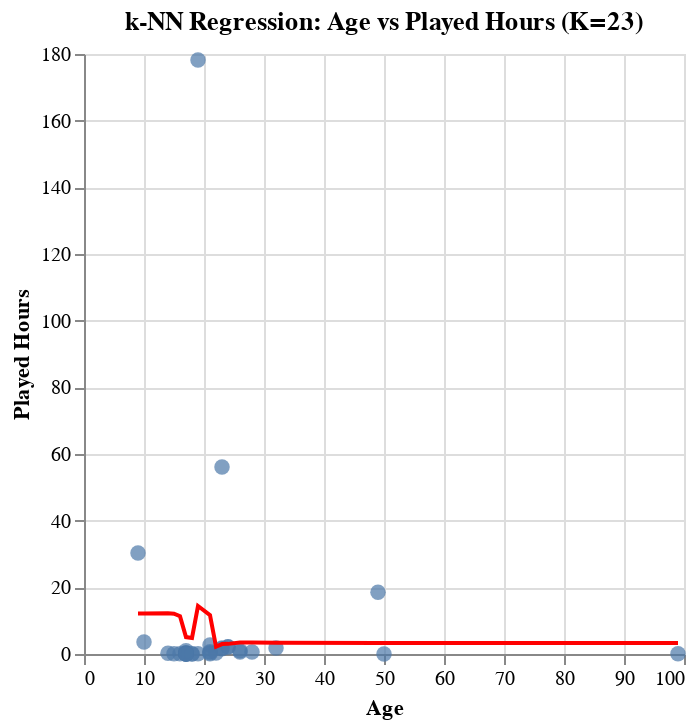

Notebook code for this chart:
### Code cell
plot_data = pd.DataFrame({
    'Age': X_test.squeeze(),
    'Actual Played Hours': y_test,
    'Predicted Played Hours': y_pred
})

scatter = alt.Chart(plot_data).mark_circle(size=60).encode(
    x=alt.X('Age', title='Age'),
    y=alt.Y('Actual Played Hours', title='Played Hours'),
    tooltip=['Age', 'Actual Played Hours', 'Predicted Played Hours']
).properties(
    title=f'k-NN Regression: Age vs Played Hours (K={k})'
)

line = alt.Chart(plot_data).mark_line(color='red').encode(
    x='Age',
    y='Predicted Played Hours'
)

final_plot = scatter + line

final_plot.show()

### Figure 1 — Vega-Lite specification as saved in the notebook (floating-point values rounded to 4 significant figures)
{"config": {"view": {"continuousWidth": 300, "continuousHeight": 300}}, "layer": [{"mark": {"type": "circle", "size": 60}, "encoding": {"tooltip": [{"field": "Age", "type": "quantitative"}, {"field": "Actual Played Hours", "type": "quantitative"}, {"field": "Predicted Played Hours", "type": "quantitative"}], "x": {"field": "Age", "title": "Age", "type": "quantitative"}, "y": {"field": "Actual Played Hours", "title": "Played Hours", "type": "quantitative"}}, "title": "k-NN Regression: Age vs Played Hours (K=23)"}, {"mark": {"type": "line", "color": "red"}, "encoding": {"x": {"field": "Age", "type": "quantitative"}, "y": {"field": "Predicted Played Hours", "type": "quantitative"}}}], "data": {"name": "data-1658ee7971456ac89d726caf03fb3504"}, "$schema": "https://vega.github.io/schema/vega-lite/v5.20.1.json", "datasets": {"data-1658ee7971456ac89d726caf03fb3504": [{"Age": 23, "Actual Played Hours": 1.8, "Predicted Played Hours": 2.97}, {"Age": 17, "Actual Played Hours": 0.1, "Predicted Played Hours": 5.07}, {"Age": 21, "Actual Played Hours": 0.7, "Predicted Played Hours": 11.69}, {"Age": 19, "Actual Played Hours": 0.1, "Predicted Played Hours": 14.4}, {"Age": 26, "Actual Played Hours": 0.6, "Predicted Played Hours": 3.474}, {"Age": 18, "Actual Played Hours": 0.0, "Predicted Played Hours": 4.83}, {"Age": 10, "Actual Played Hours": 3.6, "Predicted Played Hours": 12.15}, {"Age": 50, "Actual Played Hours": 0.0, "Predicted Played Hours": 3.322}, {"Age": 49, "Actual Played Hours": 18.5, "Predicted Played Hours": 3.322}, {"Age": 16, "Actual Played Hours": 0.1, "Predicted Played Hours": 11.34}, {"Age": 17, "Actual Played Hours": 0.0, "Predicted Played Hours": 5.07}, {"Age": 99, "Actual Played Hours": 0.1, "Predicted Played Hours": 3.296}, {"Age": 21, "Actual Played Hours": 0.4, "Predicted Played Hours": 11.69}, {"Age": 26, "Actual Played Hours": 1.0, "Predicted Played Hours": 3.474}, {"Age": 17, "Actual Played Hours": 0.1, "Predicted Played Hours": 5.07}, {"Age": 15, "Actual Played Hours": 0.1, "Predicted Played Hours": 12.09}, {"Age": 17, "Actual Played Hours": 0.2, "Predicted Played Hours": 5.07}, {"Age": 23, "Actual Played Hours": 56.1, "Predicted Played Hours": 2.97}, {"Age": 28, "Actual Played Hours": 0.6, "Predicted Played Hours": 3.474}, {"Age": 17, "Actual Played Hours": 0.2, "Predicted Played Hours": 5.07}, {"Age": 21, "Actual Played Hours": 2.7, "Predicted Played Hours": 11.69}, {"Age": 14, "Actual Played Hours": 0.2, "Predicted Played Hours": 12.19}, {"Age": 32, "Actual Played Hours": 1.8, "Predicted Played Hours": 3.339}, {"Age": 17, "Actual Played Hours": 0.1, "Predicted Played Hours": 5.07}, {"Age": 17, "Actual Played Hours": 0.3, "Predicted Played Hours": 5.07}, {"Age": 24, "Actual Played Hours": 2.2, "Predicted Played Hours": 3.039}, {"Age": 17, "Actual Played Hours": 0.3, "Predicted Played Hours": 5.07}, {"Age": 17, "Actual Played Hours": 0.1, "Predicted Played Hours": 5.07}, {"Age": 18, "Actual Played Hours": 0.1, "Predicted Played Hours": 4.83}, {"Age": 22, "Actual Played Hours": 0.3, "Predicted Played Hours": 2.178}, {"Age": 9, "Actual Played Hours": 30.3, "Predicted Played Hours": 12.15}, {"Age": 17, "Actual Played Hours": 0.0, "Predicted Played Hours": 5.07}, {"Age": 24, "Actual Played Hours": 2.1, "Predicted Played Hours": 3.039}, {"Age": 19, "Actual Played Hours": 178.2, "Predicted Played Hours": 14.4}, {"Age": 17, "Actual Played Hours": 1.0, "Predicted Played Hours": 5.07}, {"Age": 23, "Actual Played Hours": 1.6, "Predicted Played Hours": 2.97}, {"Age": 17, "Actual Played Hours": 0.0, "Predicted Played Hours": 5.07}, {"Age": 21, "Actual Played Hours": 0.1, "Predicted Played Hours": 11.69}]}}
